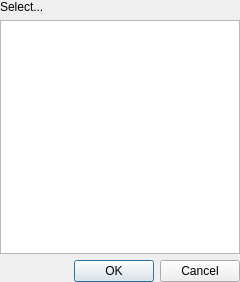
<?xml version="1.0" encoding="UTF-8"?>
<ui version="4.0">
 <class>MultiSelectInputDialog</class>
 <widget class="QDialog" name="MultiSelectInputDialog">
  <property name="geometry">
   <rect>
    <x>0</x>
    <y>0</y>
    <width>240</width>
    <height>282</height>
   </rect>
  </property>
  <property name="windowTitle">
   <string>Dialog</string>
  </property>
  <property name="windowIcon">
   <iconset resource="gex.qrc">
    <normaloff>:/gex/icons/gex_application_48x48.png</normaloff>:/gex/icons/gex_application_48x48.png</iconset>
  </property>
  <layout class="QVBoxLayout" name="verticalLayout">
   <property name="leftMargin">
    <number>0</number>
   </property>
   <property name="topMargin">
    <number>0</number>
   </property>
   <property name="rightMargin">
    <number>0</number>
   </property>
   <property name="bottomMargin">
    <number>0</number>
   </property>
   <item>
    <widget class="QLabel" name="labelAction">
     <property name="text">
      <string>Select...</string>
     </property>
    </widget>
   </item>
   <item>
    <widget class="QTableWidget" name="tableWidgetItems">
     <property name="editTriggers">
      <set>QAbstractItemView::NoEditTriggers</set>
     </property>
     <property name="selectionMode">
      <enum>QAbstractItemView::ExtendedSelection</enum>
     </property>
     <property name="selectionBehavior">
      <enum>QAbstractItemView::SelectRows</enum>
     </property>
     <property name="showGrid">
      <bool>true</bool>
     </property>
     <property name="sortingEnabled">
      <bool>true</bool>
     </property>
     <attribute name="horizontalHeaderVisible">
      <bool>false</bool>
     </attribute>
     <attribute name="verticalHeaderVisible">
      <bool>false</bool>
     </attribute>
    </widget>
   </item>
   <item>
    <widget class="QDialogButtonBox" name="buttonBox">
     <property name="orientation">
      <enum>Qt::Horizontal</enum>
     </property>
     <property name="standardButtons">
      <set>QDialogButtonBox::Cancel|QDialogButtonBox::Ok</set>
     </property>
    </widget>
   </item>
  </layout>
 </widget>
 <resources>
  <include location="../gex.qrc"/>
 </resources>
 <connections>
  <connection>
   <sender>buttonBox</sender>
   <signal>accepted()</signal>
   <receiver>MultiSelectInputDialog</receiver>
   <slot>accept()</slot>
   <hints>
    <hint type="sourcelabel">
     <x>248</x>
     <y>336</y>
    </hint>
    <hint type="destinationlabel">
     <x>157</x>
     <y>274</y>
    </hint>
   </hints>
  </connection>
  <connection>
   <sender>buttonBox</sender>
   <signal>rejected()</signal>
   <receiver>MultiSelectInputDialog</receiver>
   <slot>reject()</slot>
   <hints>
    <hint type="sourcelabel">
     <x>281</x>
     <y>336</y>
    </hint>
    <hint type="destinationlabel">
     <x>281</x>
     <y>274</y>
    </hint>
   </hints>
  </connection>
 </connections>
</ui>
